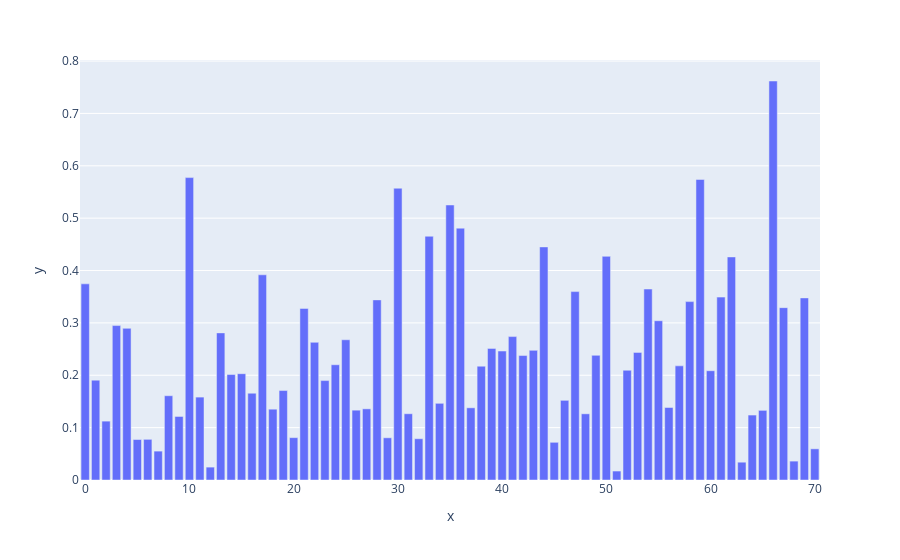

The cell this chart's notebook holds for it:
### Code cell
#Analyse des erreurs
erreur = y_test - y_test_predicted
#erreur = erreur
erreur
px.bar ( y = erreur.abs() )

### Figure 1 — Plotly figure (JSON) as saved in the notebook; plotly's stock layout.template omitted (floating-point values rounded to 4 significant figures)
{"data": [{"alignmentgroup": "True", "hovertemplate": "x=%{x}<br>y=%{y}<extra></extra>", "legendgroup": "", "marker": {"color": "#636efa", "pattern": {"shape": ""}}, "name": "", "offsetgroup": "", "orientation": "v", "showlegend": false, "textposition": "auto", "type": "bar", "x": [0, 1, 2, 3, 4, 5, 6, 7, 8, 9, 10, 11, 12, 13, 14, 15, 16, 17, 18, 19, 20, 21, 22, 23, 24, 25, 26, 27, 28, 29, 30, 31, 32, 33, 34, 35, 36, 37, 38, 39, 40, 41, 42, 43, 44, 45, 46, 47, 48, 49, 50, 51, 52, 53, 54, 55, 56, 57, 58, 59, 60, 61, 62, 63, 64, 65, 66, 67, 68, 69, 70], "xaxis": "x", "y": [0.3746, 0.1907, 0.1124, 0.2949, 0.2896, 0.0773, 0.07766, 0.05517, 0.1609, 0.1213, 0.5774, 0.1583, 0.02462, 0.2809, 0.2014, 0.203, 0.1657, 0.3918, 0.1352, 0.1708, 0.0809, 0.3277, 0.2629, 0.1898, 0.2201, 0.2678, 0.1333, 0.1359, 0.3439, 0.08061, 0.5572, 0.1265, 0.07883, 0.4655, 0.1464, 0.5251, 0.4809, 0.1378, 0.2173, 0.2513, 0.2463, 0.2738, 0.2377, 0.2475, 0.4451, 0.07198, 0.1521, 0.3598, 0.1264, 0.238, 0.4271, 0.01711, 0.2096, 0.2437, 0.3647, 0.3041, 0.1385, 0.218, 0.3406, 0.5739, 0.2086, 0.3492, 0.426, 0.03402, 0.124, 0.133, 0.7619, 0.3291, 0.03604, 0.3477, 0.05953], "yaxis": "y"}], "layout": {"barmode": "relative", "legend": {"tracegroupgap": 0}, "margin": {"t": 60}, "xaxis": {"anchor": "y", "domain": [0, 1], "title": {"text": "x"}}, "yaxis": {"anchor": "x", "domain": [0, 1], "title": {"text": "y"}}}}
